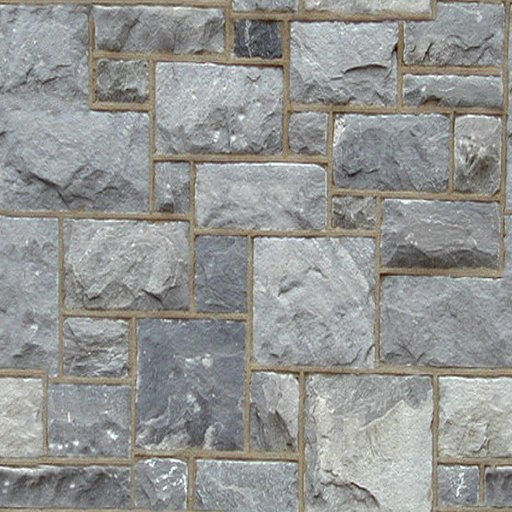
//> input picture osg/Tuto12/src/Fieldstone.jpg, 512 x 512 px
$ ./circle ../osg/Tuto12/src/Fieldstone.jpg   (built with g++ and OpenCV 4)
//> lines starting //> are read from the running program, lines starting //| are printed output that depends on the picture
#include <stdio.h>
#include <cv.h>
#include <highgui.h>

int
main (int argc, char **argv)
{
  int i;
  float *p;
  IplImage *src_img = 0, *src_img_gray = 0;
  CvMemStorage *storage;
  CvSeq *circles = 0;

  // (1)画像の読み込み
  if (argc >= 2)
    src_img_gray = cvLoadImage (argv[1], CV_LOAD_IMAGE_GRAYSCALE);
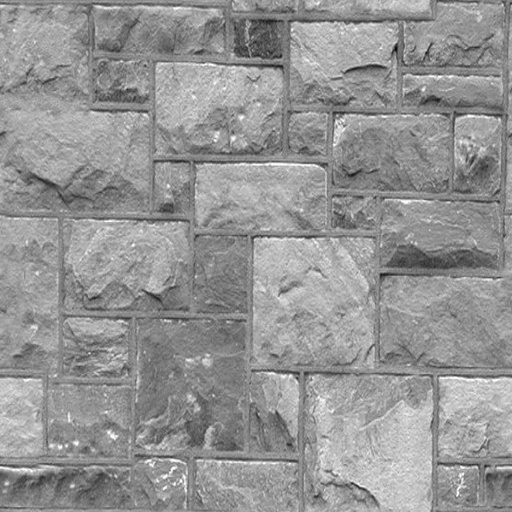
//> src_img_gray: 512 rows x 512 cols, CV_8UC1; min 6, max 255, mean 148.5
  if (src_img_gray == 0)
    exit (-1);
  src_img = cvLoadImage (argv[1], CV_LOAD_IMAGE_COLOR);
//> src_img is the input picture: 512 rows x 512 cols, CV_8UC3; mean B, G, R 147.3, 149, 148


  // (2)ハフ変換のための前処理（画像の平滑化を行なわないと誤検出が発生しやすい）
  cvSmooth (src_img_gray, src_img_gray, CV_GAUSSIAN, 11, 11, 0, 0);
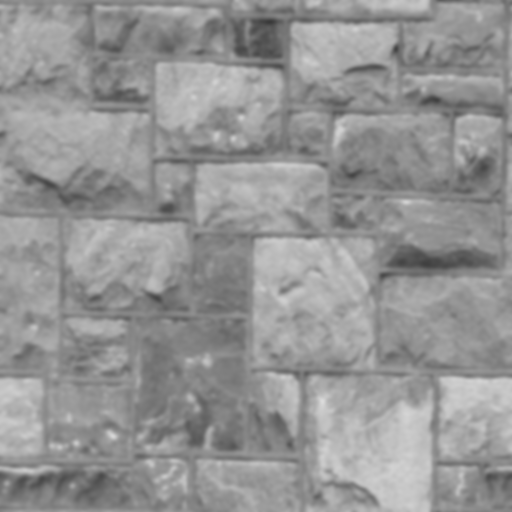
//> src_img_gray: 512 rows x 512 cols, CV_8UC1; min 57, max 219, mean 148.5
  storage = cvCreateMemStorage (0);

  // (3)ハフ変換による円の検出と検出した円の描画
  circles = cvHoughCircles (src_img_gray, storage, CV_HOUGH_GRADIENT,
                            1, 100, 20, 50, 10, MAX (src_img_gray->width, src_img_gray->height));
//> circles = 23 circles (x, y, radius), first 12: [233.5, 279.5, 213.3], [191.5, 158.5, 157.6], [334.5, 312.5, 164.5], [150.5, 336.5, 141.1], [332.5, 143.5, 122], [249.5, 378.5, 109.3], [418.5, 211.5, 91.8], [100.5, 107.5, 88.7], [425.5, 99.5, 82.4], [404.5, 401.5, 79.6], [260.5, 511.5, 139.5], [106.5, 234.5, 80.4]
  for (i = 0; i < circles->total; i++) {
    p = (float *) cvGetSeqElem (circles, i);
    cvCircle (src_img, cvPoint (cvRound (p[0]), cvRound (p[1])), 3, CV_RGB (0, 255, 0), -1, 8, 0);
    cvCircle (src_img, cvPoint (cvRound (p[0]), cvRound (p[1])), cvRound (p[2]), CV_RGB (255, 0, 0), 3, 8, 0);
  }
//> this loop made 23 passes
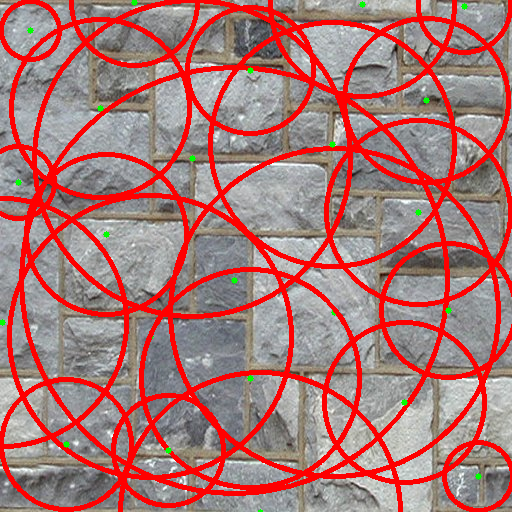
//> src_img: 512 rows x 512 cols, CV_8UC3; mean B, G, R 116.6, 118.5, 169.7

  // (4)検出結果表示用のウィンドウを確保し表示する
  cvNamedWindow ("circles", 1);
  cvShowImage ("circles", src_img);
  cvWaitKey (0);

  cvDestroyWindow ("circles");
  cvReleaseImage (&src_img);
  cvReleaseImage (&src_img_gray);
  cvReleaseMemStorage (&storage);

  return 0;
}
